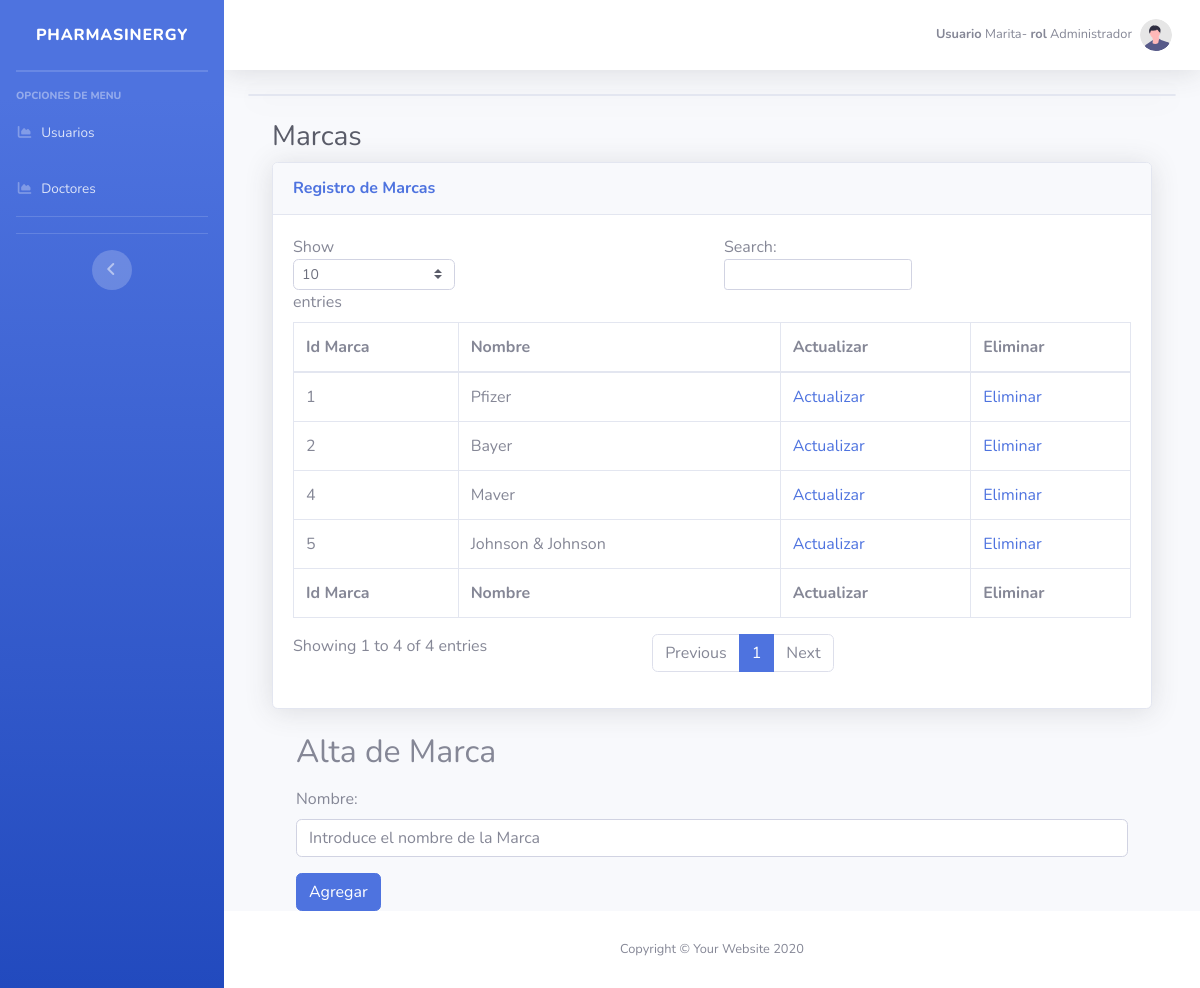
Screenshot of /crudMarcas.php (signed in) with the database file from the repository.
### tables this page shows
CREATE TABLE `marca` (
  `Id_Marca` int(11) NOT NULL,
  `Marca` varchar(50) NOT NULL
);

### crudMarcas.php (the view, shortened to what this page needs)
<?php
require ('conexion.php');
?>
<!DOCTYPE html>
<html lang="es">
<head>
    <link href="vendor/fontawesome-free/css/all.min.css" rel="stylesheet" type="text/css">
    <link href="css/sb-admin-2.min.css" rel="stylesheet">
</head>
<body id="page-top">
    <div id="wrapper">
         <?php include "barraLateral.php"?>
        <div id="content-wrapper" class="d-flex flex-column">
            <div id="content">
     <?php include "barraNavegacion.php"?>
                <div class="container-fluid">
                 <div class="card shadow mb-4">
                    </div>
                <div class="container-fluid">
                    <h1 class="h3 mb-2 text-gray-800">Marcas</h1>
                    <div class="card shadow mb-4">
                        <div class="card-header py-3">
                            <h6 class="m-0 font-weight-bold text-primary">Registro de Marcas</h6>
                        </div>
                        <div class="card-body">
                            <div class="table-responsive">
                                <table class="table table-bordered" id="dataTable" width="100%" cellspacing="0">
                                    <thead>
                                        <tr>
                                            <th>Id Marca</th>
                                            <th>Nombre</th>
                                            <th>Actualizar</th>
                                            <th>Eliminar</th>
                                        </tr>
                                    </thead>
                                    <tfoot>
                                        <tr>
                                            <th>Id Marca</th>
                                            <th>Nombre</th>
                                            <th>Actualizar</th>
                                            <th>Eliminar</th>
                                        </tr>
                                    </tfoot>
                                    <tbody>
                                      <?php
                                      if ($conn->connect_error) {
                                        die("Conexion Fallida: " . $conn->connect_error);
                                      } else {
                                        $sql = "SELECT * FROM Marca";
                                        $result = $conn->query($sql);
                                        if ($result->num_rows > 0) {
                                          while($row = $result->fetch_assoc()){
                                         ?>
                                        <tr>
                                            <td><?php  echo $row['Id_Marca'] ?></td>
                                            <td><?php  echo $row['Marca'] ?></td>
                                            <td><a href="../proyecto/crudMarcas.php?actualizar&id_marca=<?php echo $row['Id_Marca'] ?>">Actualizar</a> </td>
                                            <td><a href="../proyecto/crudMarcas.php?id_marca=<?php echo $row['Id_Marca'].'&eliminar=1' ?>">Eliminar</a> </td>
                                        </tr>
                                        <?php
                                      }
                                    }
                                  }
                                         ?>
                                    </tbody>
                                </table>
                            </div>
                        </div>
                    </div>
                    <?php include "altaModificacionMarca.php" ?>
                </div>
            </div>
            <footer class="sticky-footer bg-white">
                <div class="container my-auto">
                    <div class="copyright text-center my-auto">
                        <span>Copyright &copy; Your Website 2020</span>
                    </div>
                </div>
            </footer>
        </div>
    </div>
</body>
</html>

### rows the page displays
marca: Id_Marca "1", Marca "Pfizer"
marca: Id_Marca "2", Marca "Bayer"
marca: Id_Marca "4", Marca "Maver"
marca: Id_Marca "5", Marca "Johnson & Johnson"

### other values shown
$_SESSION['usuarioAutenticado'] "Marita"
$_SESSION['rolUsuario'] "Administrador"
